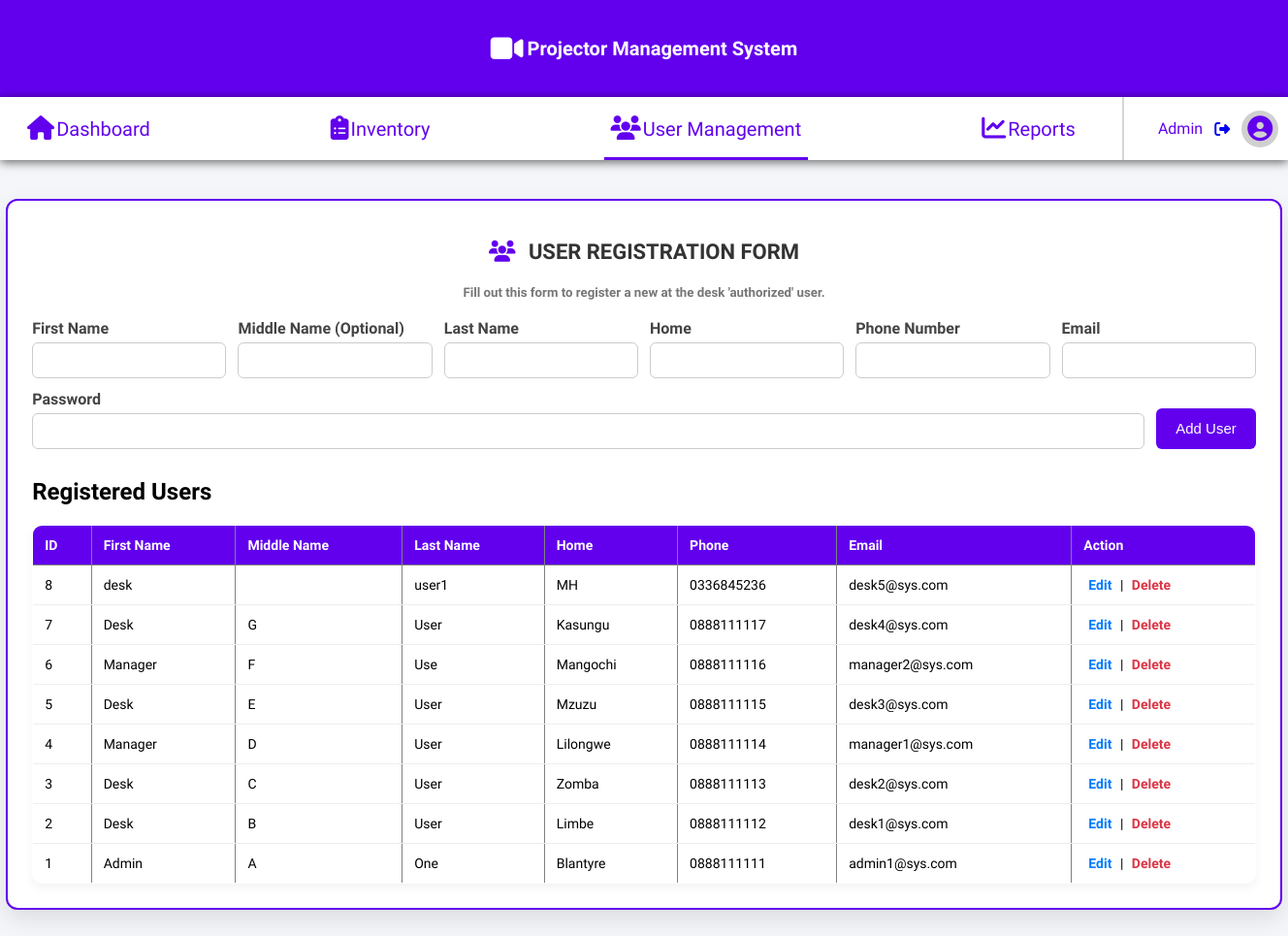
Page /user-management.php (signed in) on the committed database.
### tables this page shows
CREATE TABLE IF NOT EXISTS `users` (
  `user_id` int NOT NULL AUTO_INCREMENT,
  `first_name` varchar(50) NOT NULL,
  `middle_name` varchar(50) DEFAULT NULL,
  `last_name` varchar(50) NOT NULL,
  `email` varchar(100) NOT NULL,
  `password` varchar(255) NOT NULL,
  `home` varchar(100) DEFAULT NULL,
  `phone_number` varchar(20) DEFAULT NULL,
  `role` enum('desk','manager') NOT NULL,
  `is_active` int NOT NULL,
  PRIMARY KEY (`user_id`),
  UNIQUE KEY `email` (`email`)
);

### user-management.php (the view, shortened to what this page needs)
<?php
require("connection.php");
$edit_user = null;
?>
<html>
<head>
    <link rel="stylesheet" href="css/user.css">
    <link rel="stylesheet" href="https://cdnjs.cloudflare.com/ajax/libs/font-awesome/6.0.0/css/all.min.css">
</head>
<body>
<?php include("manager-navigation.php"); ?>
<div class="container">
    <h1>
        <i class="fa-solid fa-users"></i>
        USER REGISTRATION FORM
    </h1>
    <h5>Fill out this form to register a new at the desk 'authorized' user.</h5>
    <form method="POST">
        <div class="form-row">
            <div class="form-group">
                <label>First Name</label>
                <input type="text" name="firstname" value="<?php echo $edit_user['first_name'] ?? ''; ?>" required>
            </div>
            <div class="form-group">
                <label>Middle Name (Optional)</label>
                <input type="text" name="middlename" value="<?php echo $edit_user['middle_name'] ?? ''; ?>" >
            </div>
            <div class="form-group">
                <label>Last Name</label>
                <input type="text" name="lastname"   value="<?php echo $edit_user['last_name'] ?? ''; ?>" required>
            </div>
            <div class="form-group">
                <label>Home</label>
                <input type="text" name="home" value="<?php echo $edit_user['home'] ?? ''; ?>" required>
            </div>
            <div class="form-group">
                <label>Phone Number</label>
                <input type="text" name="phone"  value="<?php echo $edit_user['phone_number'] ?? ''; ?>" required>
            </div>
            <div class="form-group">
                <label>Email</label>
                <input type="email" name="email" value="<?php echo $edit_user['email'] ?? ''; ?>" required>
            </div>
            <div class="form-group">
                <label>Password</label>
                <input type="password" name="password" value="<?php echo $edit_user['password'] ?? ''; ?>" required>
            </div>
            <button type="submit">
                <?php echo isset($edit_user) ? "Update User" : "Add User"; ?>
            </button>
        </div>
</form>
<h2 style="margin-top:30px;">Registered Users</h2>
<table border="1" cellpadding="10" cellspacing="0" style="width:100%; border-collapse:collapse;">
    <tr>
        <th>ID</th>
        <th>First Name</th>
        <th>Middle Name</th>
        <th>Last Name</th>
        <th>Home</th>
        <th>Phone</th>
        <th>Email</th>
        <th>Action</th>
    </tr>
    <?php
    $result = $conn->query("SELECT * FROM users WHERE is_active = 1 ORDER BY user_id DESC");
    if ($result && $result->num_rows > 0) {
        while ($row = $result->fetch_assoc()) {
            echo "<tr>
                    <td>{$row['user_id']}</td>
                    <td>{$row['first_name']}</td>
                    <td>{$row['middle_name']}</td>
                    <td>{$row['last_name']}</td>
                    <td>{$row['home']}</td>
                    <td>{$row['phone_number']}</td>
                    <td>{$row['email']}</td>
                    <td>
                    <a href='?edit={$row['user_id']}'>Edit</a> |
                    <a href='?delete={$row['user_id']}' onclick=\"return confirm('Delete this user?')\">Delete</a>
                    </td>
                  </tr>";
        }
    } else {
        echo "<tr><td colspan='7'>No users found</td></tr>";
    }
    ?>
</table>
</div>
</body>
</html>

### css/user.css (style rules this page uses)
body { font-family: "Quicksand", sans-serif; background: #f4f6f9; margin: 0; padding: 0; }
.container { width: 95%; margin: 40px auto; background: white; padding: 25px; border-radius: 12px; box-shadow: 0 10px 25px rgba(0,0,0,0.1); border: 2px solid #6200ee; }
h1 { text-align: center; font-size: 22px; margin-bottom: 10px; color: #333; }
h1 i { margin-right: 8px; color: #6200ee; }
h5 { text-align: center; color: #777; margin-bottom: 20px; }
form { margin-bottom: 30px; }
.form-row { display: flex; gap: 12px; align-items: flex-end; flex-wrap: wrap; }
.form-group { flex: 1; min-width: 180px; }
label { display: block; margin-bottom: 5px; font-weight: bold; color: #444; }
input { width: 100%; padding: 10px; border: 1px solid #ccc; border-radius: 6px; outline: none; transition: 0.3s; }
.form-row button { padding: 12px 20px; background: #6200ee; border: none; color: white; font-size: 15px; border-radius: 6px; cursor: pointer; height: 42px; transition: 0.3s; }
table { width: 100%; border-collapse: collapse; margin-top: 20px; background: white; border-radius: 10px; overflow: hidden; box-shadow: 0 4px 10px rgba(0,0,0,0.05); }
table th { background: #6200ee; color: white; padding: 12px; text-align: left; font-size: 14px; }
table td { padding: 12px; border-bottom: 1px solid #eee; font-size: 14px; }
table a { text-decoration: none; font-weight: bold; margin: 0 5px; }
table a[href*="edit"] { color: #007bff; }
table a[href*="delete"] { color: #dc3545; }

### css/navigation.css (style rules this page uses)
body { margin: 0; }

### rows in the picture
users: user_id "8", first_name "desk", last_name "user1", home "MH", phone_number "0336845236", email "desk5@sys.com"
users: user_id "7", first_name "Desk", middle_name "G", last_name "User", home "Kasungu", phone_number "0888111117", email "desk4@sys.com"
users: user_id "6", first_name "Manager", middle_name "F", last_name "Use", home "Mangochi", phone_number "0888111116", email "manager2@sys.com"
users: user_id "5", first_name "Desk", middle_name "E", last_name "User", home "Mzuzu", phone_number "0888111115", email "desk3@sys.com"
users: user_id "4", first_name "Manager", middle_name "D", last_name "User", home "Lilongwe", phone_number "0888111114", email "manager1@sys.com"
users: user_id "3", first_name "Desk", middle_name "C", last_name "User", home "Zomba", phone_number "0888111113", email "desk2@sys.com"
users: user_id "2", first_name "Desk", middle_name "B", last_name "User", home "Limbe", phone_number "0888111112", email "desk1@sys.com"
users: user_id "1", first_name "Admin", middle_name "A", last_name "One", home "Blantyre", phone_number "0888111111", email "admin1@sys.com"

### other values in the picture
$_SESSION['fullname'] "Admin"
